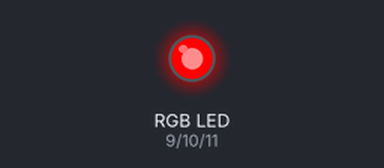
Recording of a sketch running on a simulated Arduino Uno, built with avr-gcc and run on an emulated ATmega328P. Parts: an RGB LED mixed from three pins (HIGH = lit).

Above: at 0.2 s.
At 1.2 s:
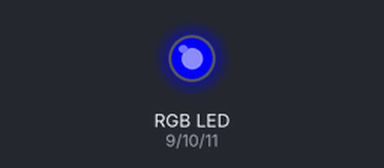
At 1.7 s:
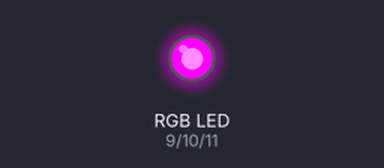
At 3.2 s:
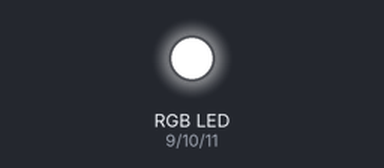
At 5.7 s:
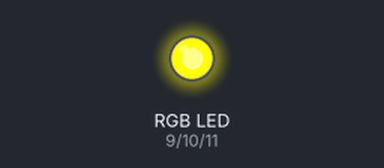
At 7.7 s:
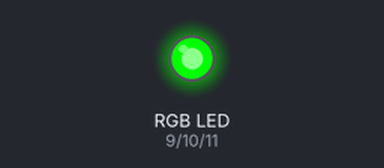
Timing chart, 0 to 8.1 s (numbered marks = the images above):
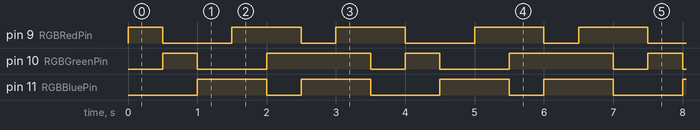

Measured:
- by itself, pin 9 (RGBRedPin): repeats every 3.5 s: LOW 1.0 s, HIGH 1.0 s, LOW 0.50 s, HIGH 1.0 s
- by itself, pin 10 (RGBGreenPin): repeats every 3.5 s: LOW 1.0 s, HIGH 1.5 s, LOW 0.50 s, HIGH 0.50 s
- by itself, pin 11 (RGBBluePin): repeats every 3.5 s: LOW 0.50 s, HIGH 1.0 s, LOW 1.0 s, HIGH 1.0 s

The sketch:

sketch_lab004.ino
```cpp
// pins for RGB LEDs
int RGBRedPin = 9;
int RGBGreenPin = 10;
int RGBBluePin = 11;

// set wait time between colours
int waitTime = 500;

void setup() {
  // setup RGB LEDs as the output pins
  pinMode(RGBRedPin, OUTPUT);
  pinMode(RGBGreenPin, OUTPUT);
  pinMode(RGBBluePin, OUTPUT);
}

void loop() {
  //Display Red
  digitalWrite(RGBRedPin, HIGH);
  delay(waitTime);
  digitalWrite(RGBRedPin, LOW);


  // Display Green
  digitalWrite(RGBGreenPin, HIGH);
  delay(waitTime);
  digitalWrite(RGBGreenPin, LOW);

  // Display Blue
  digitalWrite(RGBBluePin, HIGH);
  delay(waitTime);
  digitalWrite(RGBBluePin, LOW);

  // Display Magenta (Red + Blue)
  digitalWrite(RGBRedPin, HIGH);
  digitalWrite(RGBBluePin, HIGH);
  delay(waitTime);
  digitalWrite(RGBRedPin, LOW);
  digitalWrite(RGBBluePin, LOW);

  // Display Yellow (Red + Green)
  digitalWrite(RGBRedPin, HIGH);
  digitalWrite(RGBGreenPin, HIGH);
  delay(waitTime);
  digitalWrite(RGBRedPin, LOW);
  digitalWrite(RGBGreenPin, LOW);

  // Display Cyan (Green + Blue)
  digitalWrite(RGBGreenPin, HIGH);
  digitalWrite(RGBBluePin, HIGH);
  delay(waitTime);
  digitalWrite(RGBGreenPin, LOW);
  digitalWrite(RGBBluePin, LOW);

  // Display White (Red + Green + Blue)
  digitalWrite(RGBRedPin, HIGH);
  digitalWrite(RGBGreenPin, HIGH);
  digitalWrite(RGBBluePin, HIGH);
  delay(waitTime);
  digitalWrite(RGBRedPin, LOW);
  digitalWrite(RGBGreenPin, LOW);
  digitalWrite(RGBBluePin, LOW);
}
```
